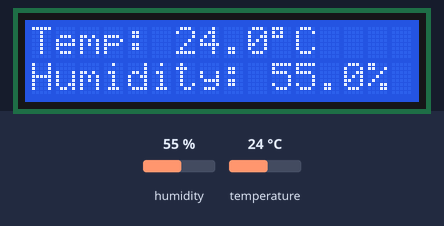
Bench run of a sketch on a simulated Arduino Uno, built with avr-gcc and run on an emulated ATmega328P. Shown: 16×2 character LCD. The test bench sets the inputs (shaded band); at power-on: humidity 55 %, temperature 24 °C.

Above: at 3.6 s.
3.7 s: humidity set to 22 %
At 6.1 s:
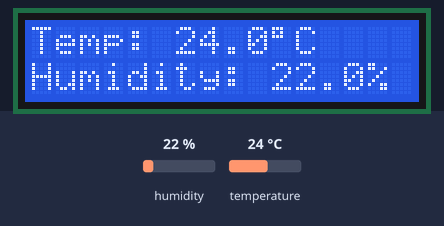
6.7 s: temperature set to 12 °C
At 7.5 s:
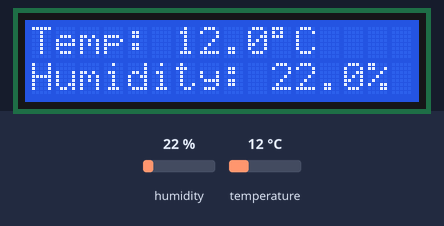
9.7 s: humidity set to 40 %
At 12.4 s:
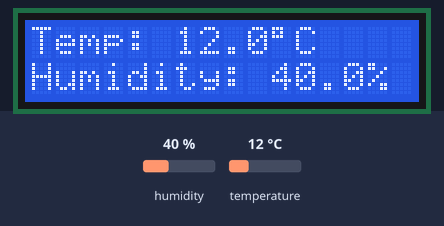
12.7 s: temperature set to 19 °C
At 14.0 s:
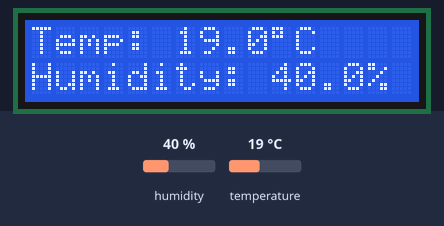
Timing chart, 0 to 15.7 s (numbered marks = the images above; inputs shaded):
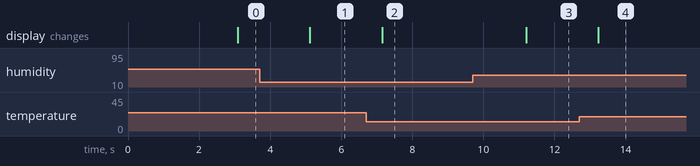

Measured:
- after the input at 3.7 s, the display: changes after 1.4 s (image 1)
- after the input at 6.7 s, the display: changes after 0.45 s (image 2)
- after the input at 9.7 s, the display: changes after 1.5 s (image 3)
- after the input at 12.7 s, the display: changes after 0.54 s (image 4)

The sketch:

main.ino
```cpp
// started feb 7, finished feb 8

#include "DHT.h"
#include <LiquidCrystal.h>

#define DHTTYPE 11 // tell the program that this is dht11 and NOT dht22

int tempData = 12; // the temp data goes to this pin
int sensorVCC = 8;

// rs = tells if we are sending a command or char
// en = tells the lcd to look at dpins and process what happening
// d4-d7 = send a bit each, they are is 4-bit mode, so they send it twice really fast to send a byte (char)
const int rs = 10, en = 11, d4 = 5, d5 = 4, d6 = 3, d7 = 2;

DHT sensor(tempData, DHTTYPE); // create an instance of the class called <sensor>
LiquidCrystal lcd(rs, en, d4, d5, d6, d7); // creates an instance of the class called <lcd>

void setup()
{
  Serial.begin(9600);
  sensor.begin();
  lcd.begin(16, 2);
  delay(1000); // let the lcd wake up

  pinMode(sensorVCC, OUTPUT);
  digitalWrite(sensorVCC, HIGH);
}

void loop()
{
  delay(2000); // wait 2s to save power

  // get info
  float temp = sensor.readTemperature();
  float humidity = sensor.readHumidity();

  // check if the input is valid
  if (isnan(temp) || isnan(humidity))
  {
    lcd.setCursor(0, 0);
    lcd.print("Error.");
    return; // break this iteration
  }

  // print the info
  lcd.setCursor(0, 0);
  lcd.print("Temp:     ");
  lcd.setCursor(6, 0);
  lcd.print(temp, 1);
  lcd.write(223);
  lcd.print("C");

  lcd.setCursor(0, 1);
  lcd.print("Humidity:    ");
  lcd.setCursor(10, 1);
  lcd.print(humidity, 1);
  lcd.print("%");
}
```
